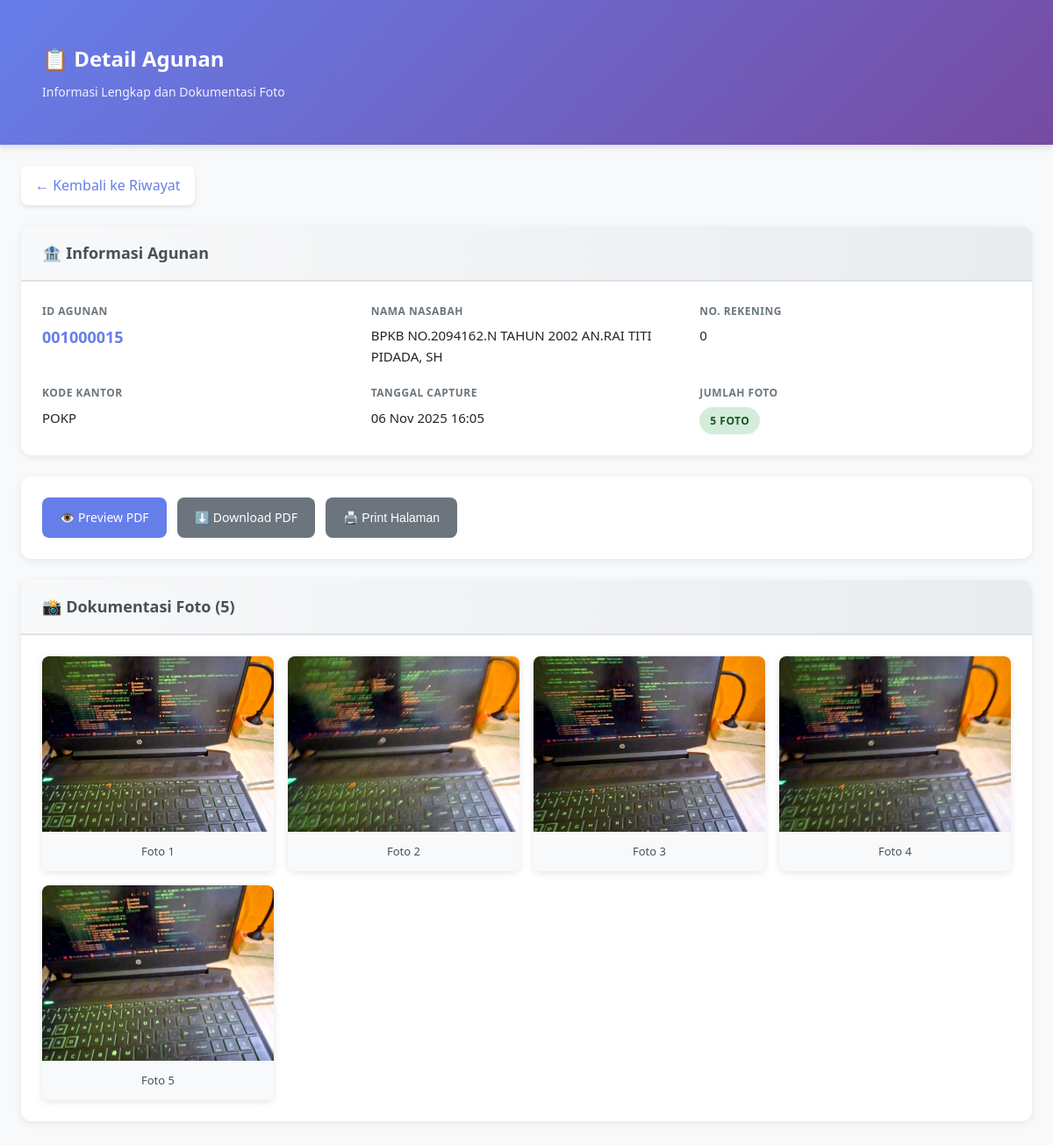
The app's page /ui/agunan_detail.php?id=19 (signed in) with its own data.
### tables this page shows
CREATE TABLE `agunan_data`  (
  `id` int(11) NOT NULL AUTO_INCREMENT,
  `id_agunan` varchar(50) NOT NULL,
  `agunan_id_ibs` varchar(20) NULL DEFAULT NULL COMMENT 'ID Agunan dari Core Banking IBS',
  `kode_jenis_agunan` char(3) NULL DEFAULT NULL COMMENT 'Kode jenis agunan dari IBS (5=SHM, 6=SHGB, dll)',
  `cif` varchar(20) NULL DEFAULT NULL COMMENT 'CIF Nasabah dari IBS',
  `nama_nasabah_ibs` varchar(200) NULL DEFAULT NULL COMMENT 'Nama Nasabah dari tabel nasabah IBS',
  `alamat_nasabah_ibs` text NULL COMMENT 'Alamat Nasabah dari IBS',
  `deskripsi_ringkas` varchar(254) NULL DEFAULT NULL COMMENT 'Deskripsi agunan dari IBS',
  `tanah_no_shm` varchar(100) NULL DEFAULT NULL COMMENT 'Nomor Sertifikat Hak Milik',
  `tanah_no_shgb` varchar(100) NULL DEFAULT NULL COMMENT 'Nomor Sertifikat Hak Guna Bangunan',
  `tanah_tgl_sertifikat` date NULL DEFAULT NULL COMMENT 'Tanggal Sertifikat',
  `tanah_luas` decimal(18, 2) NULL DEFAULT NULL COMMENT 'Luas Tanah (m2)',
  `tanah_nama_pemilik` varchar(200) NULL DEFAULT NULL COMMENT 'Nama Pemilik Tanah',
  `tanah_lokasi` text NULL COMMENT 'Lokasi: Desa, Kecamatan, Kabupaten',
  `kend_jenis` varchar(80) NULL DEFAULT NULL COMMENT 'Jenis Kendaraan',
  `kend_merk` varchar(80) NULL DEFAULT NULL COMMENT 'Merk Kendaraan',
  `kend_tahun` char(4) NULL DEFAULT NULL COMMENT 'Tahun Pembuatan',
  `kend_no_polisi` varchar(100) NULL DEFAULT NULL COMMENT 'Nomor Polisi Kendaraan',
  `verified_from_ibs` tinyint(1) NULL DEFAULT 0 COMMENT '0=manual, 1=verified dari IBS',
  `verified_at` datetime NULL DEFAULT NULL COMMENT 'Waktu verifikasi ke IBS',
  `verified_by` varchar(50) NULL DEFAULT NULL COMMENT 'Username yang melakukan verifikasi',
  `photo_taken_by` varchar(50) NULL DEFAULT NULL COMMENT 'Username fotografer',
  `photo_taken_at` datetime NULL DEFAULT NULL COMMENT 'Waktu mulai foto',
  `photo_device` varchar(200) NULL DEFAULT NULL COMMENT 'Device info (user agent)',
  `nama_nasabah` varchar(100) NOT NULL,
  `no_rek` varchar(50) NOT NULL,
  `user_id` int(11) NOT NULL,
  `created_by` varchar(50) NOT NULL,
  `nama_kc` varchar(100) NOT NULL,
  `kode_kantor` varchar(20) NOT NULL DEFAULT 'POKP',
  `pdf_filename` varchar(255) NOT NULL,
  `pdf_path` varchar(500) NOT NULL,
  `total_foto` int(11) NULL DEFAULT 0,
  `created_at` timestamp NULL DEFAULT CURRENT_TIMESTAMP,
  `updated_at` timestamp NULL DEFAULT CURRENT_TIMESTAMP ON UPDATE CURRENT_TIMESTAMP,
  PRIMARY KEY (`id`) USING BTREE,
  INDEX `user_id`(`user_id`) USING BTREE,
  INDEX `idx_id_agunan`(`id_agunan`) USING BTREE,
  INDEX `idx_nama_nasabah`(`nama_nasabah`) USING BTREE,
  INDEX `idx_no_rek`(`no_rek`) USING BTREE,
  INDEX `idx_created_at`(`created_at`) USING BTREE,
  INDEX `idx_agunan_id_ibs`(`agunan_id_ibs`) USING BTREE,
  INDEX `idx_verified`(`verified_from_ibs`) USING BTREE,
  INDEX `idx_photo_taken_by`(`photo_taken_by`) USING BTREE,
  INDEX `idx_cif`(`cif`) USING BTREE
);

CREATE TABLE `agunan_foto`  (
  `id` int(11) NOT NULL AUTO_INCREMENT,
  `agunan_data_id` int(11) NOT NULL,
  `foto_filename` varchar(255) NOT NULL,
  `foto_path` varchar(500) NOT NULL,
  `keterangan` text NOT NULL,
  `file_size` int(11) NULL DEFAULT 0,
  `foto_order` int(11) NULL DEFAULT 1,
  `uploaded_by` varchar(50) NULL DEFAULT NULL COMMENT 'Username yang upload foto',
  `uploaded_at` datetime NULL DEFAULT CURRENT_TIMESTAMP COMMENT 'Waktu upload foto',
  `created_at` timestamp NULL DEFAULT CURRENT_TIMESTAMP,
  PRIMARY KEY (`id`) USING BTREE,
  INDEX `idx_agunan_data_id`(`agunan_data_id`) USING BTREE,
  INDEX `idx_foto_order`(`foto_order`) USING BTREE,
  INDEX `idx_uploaded_by`(`uploaded_by`) USING BTREE
);

### ui/agunan_detail.php (the view, shortened to what this page needs)
<?php
require_once __DIR__ . '/../config.php';
$id = isset($_GET['id']) ? (int)$_GET['id'] : 0;
$kode_kantor = $_SESSION['kode_kantor'] ?? '000';
if ($kode_kantor === '000') {
    $sql = "SELECT * FROM agunan_data WHERE id = ?";
    $stmt = $conn->prepare($sql);
    $stmt->bind_param('i', $id);
} else {
    $sql = "SELECT * FROM agunan_data WHERE id = ? AND kode_kantor = ?";
    $stmt = $conn->prepare($sql);
    $stmt->bind_param('is', $id, $kode_kantor);
}
$stmt->execute();
$result = $stmt->get_result();
$data = $result->fetch_assoc();
$stmt = $conn->prepare('SELECT * FROM agunan_foto WHERE agunan_data_id = ? ORDER BY foto_order ASC, id ASC');
$stmt->bind_param('i', $id);
$stmt->execute();
$photos = $stmt->get_result()->fetch_all(MYSQLI_ASSOC);
?>
<!DOCTYPE html>
<html lang="id">
<head>
</head>
<body>
    <div class="header">
        <div class="container">
            <h1>📋 Detail Agunan</h1>
            <div class="subtitle">Informasi Lengkap dan Dokumentasi Foto</div>
        </div>
    </div>
    <div class="container">
        <a href="history.php" class="back-btn">
            ← Kembali ke Riwayat
        </a>
        <div class="card">
            <div class="card-header">
                <h2>🏦 Informasi Agunan</h2>
            </div>
            <div class="card-body">
                <div class="info-grid">
                    <div class="info-item">
                        <div class="info-label">ID Agunan</div>
                        <div class="info-value highlight"><?= htmlspecialchars($data['id_agunan']) ?></div>
                    </div>
                    <div class="info-item">
                        <div class="info-label">Nama Nasabah</div>
                        <div class="info-value"><?= htmlspecialchars($data['nama_nasabah']) ?></div>
                    </div>
                    <div class="info-item">
                        <div class="info-label">No. Rekening</div>
                        <div class="info-value"><?= htmlspecialchars($data['no_rek']) ?></div>
                    </div>
                    <div class="info-item">
                        <div class="info-label">Kode Kantor</div>
                        <div class="info-value"><?= htmlspecialchars($data['kode_kantor']) ?></div>
                    </div>
                    <div class="info-item">
                        <div class="info-label">Tanggal Capture</div>
                        <div class="info-value"><?= date('d M Y H:i', strtotime($data['created_at'])) ?></div>
                    </div>
                    <div class="info-item">
                        <div class="info-label">Jumlah Foto</div>
                        <div class="info-value">
                            <span class="badge badge-success"><?= count($photos) ?> Foto</span>
                        </div>
                    </div>
                </div>
            </div>
        </div>
        <div class="card">
            <div class="card-body">
                <div class="actions">
                    <?php if (!empty($data['pdf_path'])): ?>
                    <a href="../<?= htmlspecialchars($data['pdf_path']) ?>" target="_blank" class="btn btn-primary">
                        👁️ Preview PDF
                    </a>
                    <a href="../<?= htmlspecialchars($data['pdf_path']) ?>" download class="btn btn-secondary">
                        ⬇️ Download PDF
                    </a>
                    <?php endif; ?>
                    <button onclick="window.print()" class="btn btn-secondary">
                        🖨️ Print Halaman
                    </button>
                </div>
            </div>
        </div>
        <div class="card">
            <div class="card-header">
                <h2>📸 Dokumentasi Foto (<?= count($photos) ?>)</h2>
            </div>
            <div class="card-body">
                <?php if (empty($photos)): ?>
                    <div class="empty">
                        <p>Tidak ada foto</p>
                    </div>
                <?php else: ?>
                    <div class="photo-grid">
                        <?php foreach ($photos as $idx => $photo): ?>
                            <div class="photo-item">
                                <img src="../<?= htmlspecialchars($photo['foto_path']) ?>"
                                     alt="Foto <?= $idx + 1 ?>"
                                     loading="lazy">
                                <div class="photo-caption">
                                    Foto <?= $idx + 1 ?>
                                </div>
                            </div>
                        <?php endforeach; ?>
                    </div>
                <?php endif; ?>
            </div>
        </div>
    </div>
</body>
</html>

### ui/agunan_detail.php (style rules this page uses)
* { box-sizing: border-box; margin: 0; padding: 0; }
body { font-family: 'Segoe UI', Tahoma, Geneva, Verdana, sans-serif; background: #f8f9fa; color: #212529; line-height: 1.6; }
.header { background: linear-gradient(135deg, #667eea 0%, #764ba2 100%); color: white; padding: 24px; box-shadow: 0 4px 6px rgba(0,0,0,0.1); }
.header h1 { font-size: 24px; font-weight: 600; margin-bottom: 8px; }
.header .subtitle { opacity: 0.9; font-size: 14px; }
.container { max-width: 1200px; margin: 0 auto; padding: 24px; }
.back-btn { display: inline-flex; align-items: center; gap: 8px; padding: 10px 16px; background: white; color: #667eea; text-decoration: none; border-radius: 8px; font-weight: 500; margin-bottom: 24px; box-shadow: 0 2px 4px rgba(0,0,0,0.1); transition: all 0.2s; }
.card { background: white; border-radius: 12px; box-shadow: 0 2px 8px rgba(0,0,0,0.08); margin-bottom: 24px; overflow: hidden; }
.card-header { background: linear-gradient(to right, #f8f9fa, #e9ecef); padding: 16px 24px; border-bottom: 2px solid #dee2e6; }
.card-header h2 { font-size: 18px; font-weight: 600; color: #495057; display: flex; align-items: center; gap: 8px; }
.card-body { padding: 24px; }
.info-grid { display: grid; grid-template-columns: repeat(auto-fit, minmax(280px, 1fr)); gap: 20px; }
.info-item { display: flex; flex-direction: column; }
.info-label { font-size: 12px; font-weight: 600; color: #6c757d; text-transform: uppercase; letter-spacing: 0.5px; margin-bottom: 6px; }
.info-value { font-size: 15px; color: #212529; font-weight: 500; }
.info-value.highlight { color: #667eea; font-size: 18px; font-weight: 600; }
.photo-grid { display: grid; grid-template-columns: repeat(auto-fill, minmax(250px, 1fr)); gap: 16px; }
.photo-item { border-radius: 8px; overflow: hidden; box-shadow: 0 2px 8px rgba(0,0,0,0.1); transition: transform 0.2s, box-shadow 0.2s; }
.photo-item img { width: 100%; height: 200px; object-fit: cover; display: block; }
.photo-caption { padding: 12px; background: #f8f9fa; font-size: 13px; color: #495057; text-align: center; font-weight: 500; }
.badge { display: inline-block; padding: 6px 12px; border-radius: 20px; font-size: 12px; font-weight: 600; text-transform: uppercase; letter-spacing: 0.5px; }
.badge-success { background: #d4edda; color: #155724; }
.actions { display: flex; gap: 12px; flex-wrap: wrap; }
.btn { display: inline-flex; align-items: center; gap: 8px; padding: 12px 20px; border-radius: 8px; text-decoration: none; font-weight: 500; transition: all 0.2s; border: none; cursor: pointer; font-size: 14px; }
.btn-primary { background: #667eea; color: white; }
.btn-secondary { background: #6c757d; color: white; }

### records on screen
agunan_data: id_agunan "001000015", nama_nasabah "BPKB NO.2094162.N TAHUN 2002 AN.RAI TITI PIDADA, SH", no_rek "0", kode_kantor "POKP", created_at "06 Nov 2025 16:05"
agunan_foto: foto_path (picture)
agunan_foto: foto_path (picture)
agunan_foto: foto_path (picture)
agunan_foto: foto_path (picture)
agunan_foto: foto_path (picture)

### other values on screen
count($photos) "5"
